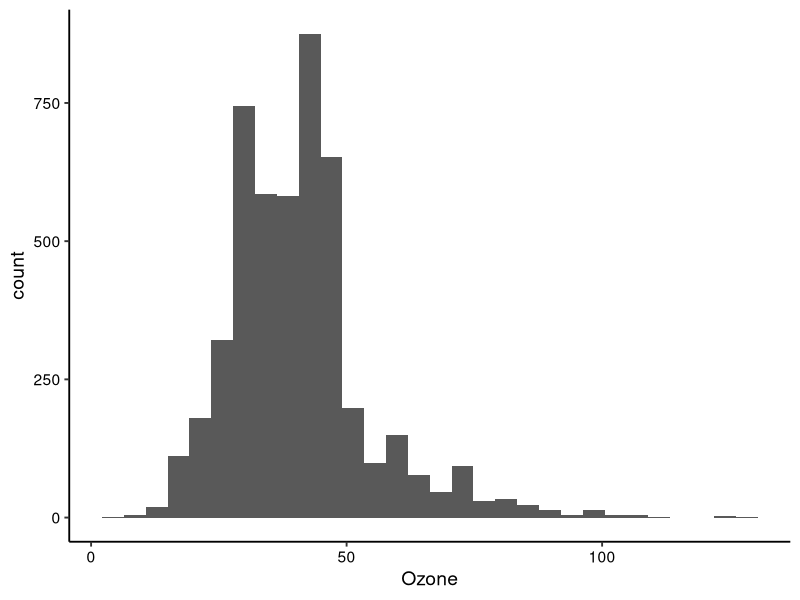
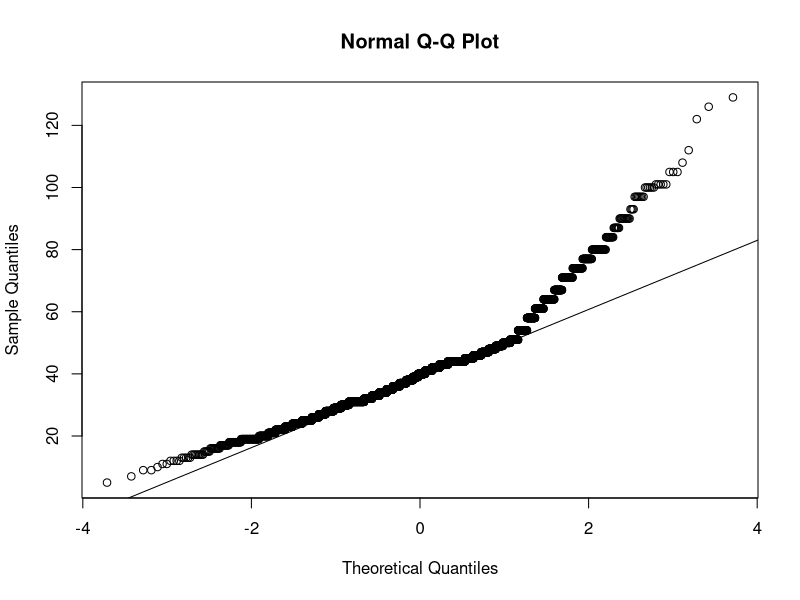
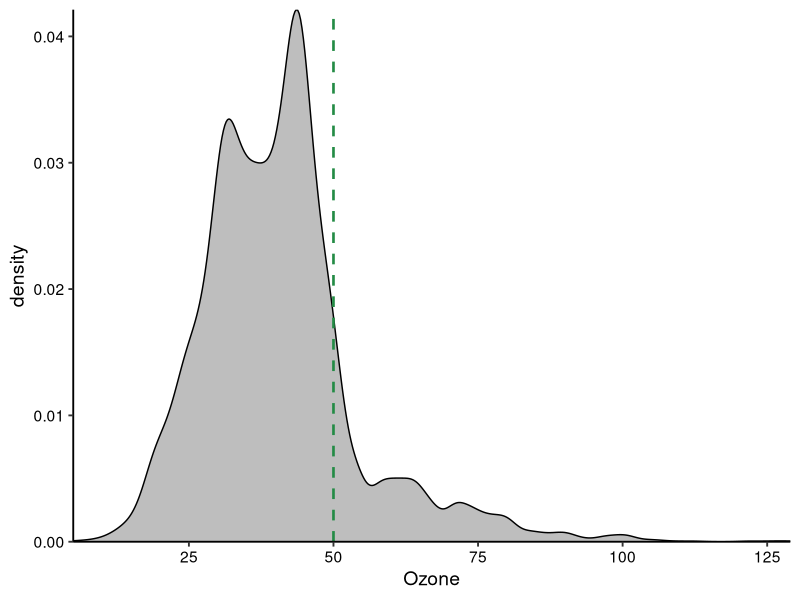
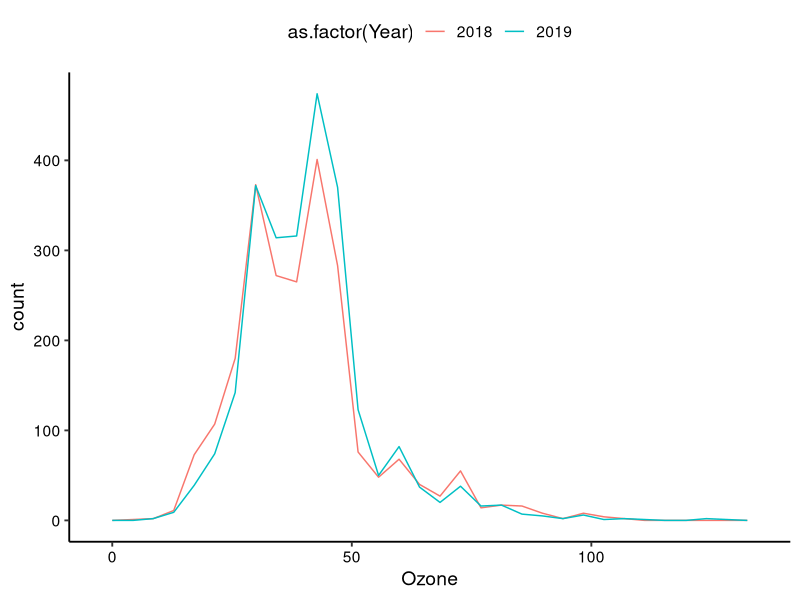
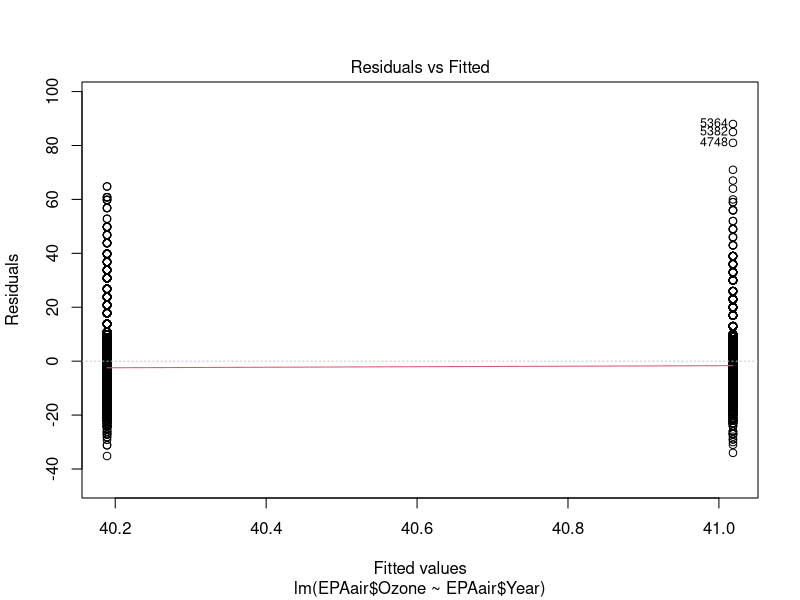
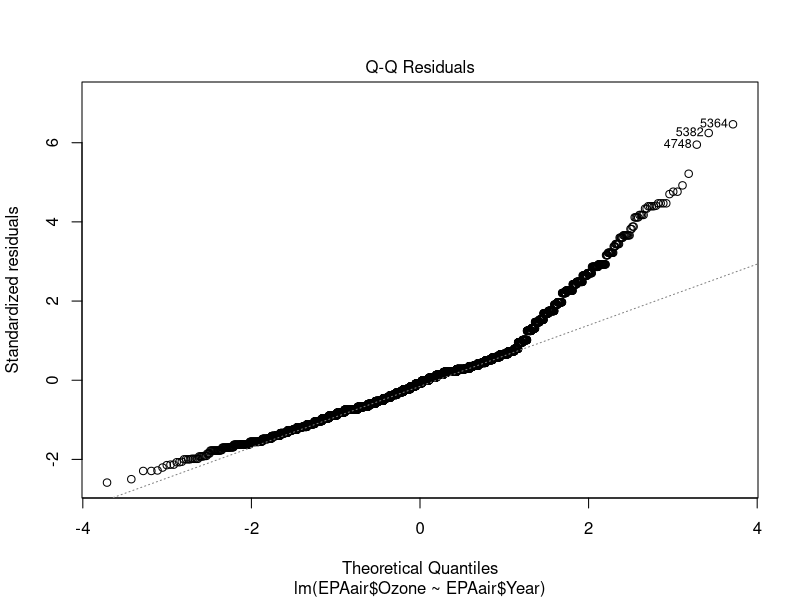
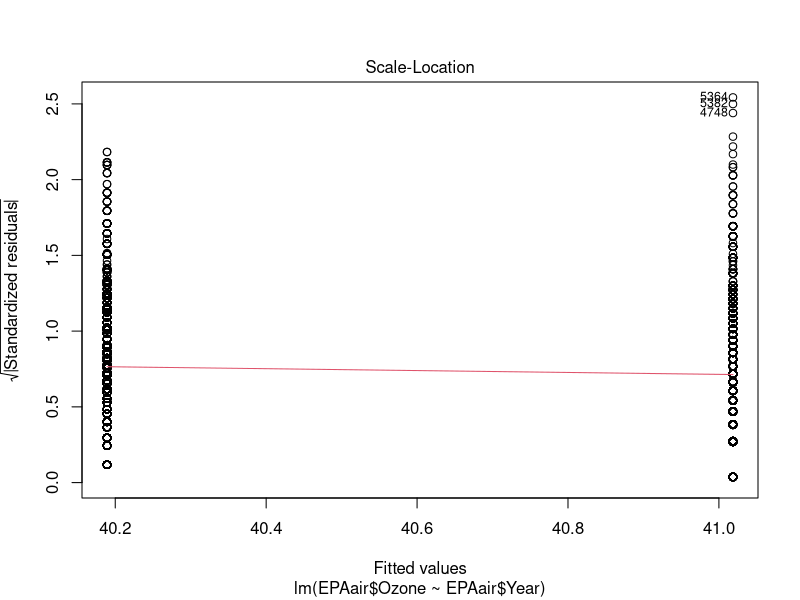
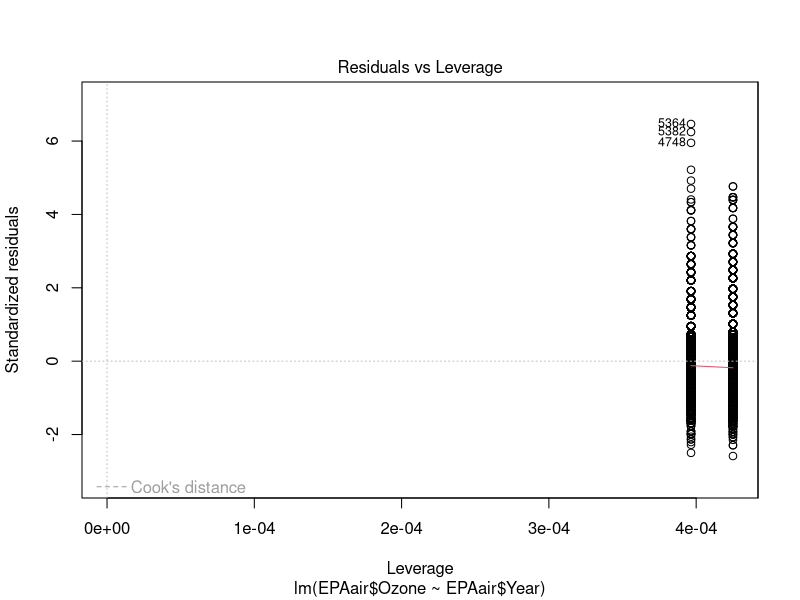

These figures' R source, in order:
## ---- chunk 1
getwd()
library(tidyverse)

EPAair <- read.csv("./Data/Processed/EPAair_O3_PM25_NC1819_Processed.csv")

# Set date to date format
EPAair$Date <- as.Date(EPAair$Date, format = "%Y-%m-%d")

# Set theme
mytheme <- theme_classic(base_size = 14) +
  theme(axis.text = element_text(color = "black"), 
        legend.position = "top")
theme_set(mytheme)
## ---- chunk 2

summary(EPAair$Ozone)
EPAair.subsample <- sample_n(EPAair, 5000)
#take a random assortment of X samples

# Evaluate assumption of normal distribution
shapiro.test((EPAair.subsample$Ozone))

# small p value = NOT normal. null is that distribution is normal. 

ggplot(EPAair, aes(x = Ozone)) +
  geom_histogram() 
qqnorm(EPAair$Ozone); qqline(EPAair$Ozone)

O3.onesample <- t.test(EPAair$Ozone, mu = 50, alternative = "less")
O3.onesample

Ozone.plot <- ggplot(EPAair, aes(x = Ozone)) +
  #geom_density(stat = "count", fill = "gray") +
  geom_density(fill = "gray") +
  geom_vline(xintercept = 50, color = "#238b45", lty = 2, size = 0.9) +
  scale_x_continuous(expand = c(0, 0)) + scale_y_continuous(expand = c(0, 0))
print(Ozone.plot)

# using density plot to compare against EPA standard

## ---- chunk 3
shapiro.test(EPAair$Ozone[EPAair$Year == 2018])
shapiro.test(EPAair$Ozone[EPAair$Year == 2019])
var.test(EPAair$Ozone ~ EPAair$Year)
#variance test of Ozone by year

ggplot(EPAair, aes(x = Ozone, color = as.factor(Year))) +
  geom_freqpoly()

# Format as a t-test
O3.twosample <- t.test(EPAair$Ozone ~ EPAair$Year)
# testing that means are different 

O3.twosample
O3.twosample$p.value

# Format as a GLM
O3.twosample2 <- lm(EPAair$Ozone ~ EPAair$Year)
summary(O3.twosample2)

# For linear model, need to call it by using summar() instead of the object itself

plot(O3.twosample2)
par(mfrow = c(2,2))
## ---- chunk 4
O3.onesample.wilcox <- wilcox.test(EPAair$Ozone, mu = 50, alternative = "less")
O3.onesample.wilcox
O3.twosample.wilcox <- wilcox.test(EPAair$Ozone ~ EPAair$Year)
O3.twosample.wilcox
## ---- chunk 5
#1 
Ozone.density <- ggplot(EPAair, aes(x = Ozone)) +
  #geom_density(stat = "count", fill = "gray") +
  geom_density(aes(fill = as.factor(Year)), alpha=.5 )+
  geom_vline(xintercept = 50, color = "black", lty = 2, size = 0.9) +
  scale_x_continuous(expand = c(0, 0)) + scale_y_continuous(expand = c(0, 0)) + 
  labs ( y = "Density", fill ="")
print(Ozone.density)

#2
Ozone.boxplot <- ggplot (EPAair) + 
  geom_boxplot (aes(x = as.factor(Year), y = Ozone)) +
  labs (x = "Year") + 
  geom_text(x = as.factor(2018), y = 45, label = "good", hjust = 1, fontface = "bold") +
  geom_text(x = as.factor(2019), y = 95, label = "moderate", hjust = 1, fontface = "bold") 

print (Ozone.boxplot)



